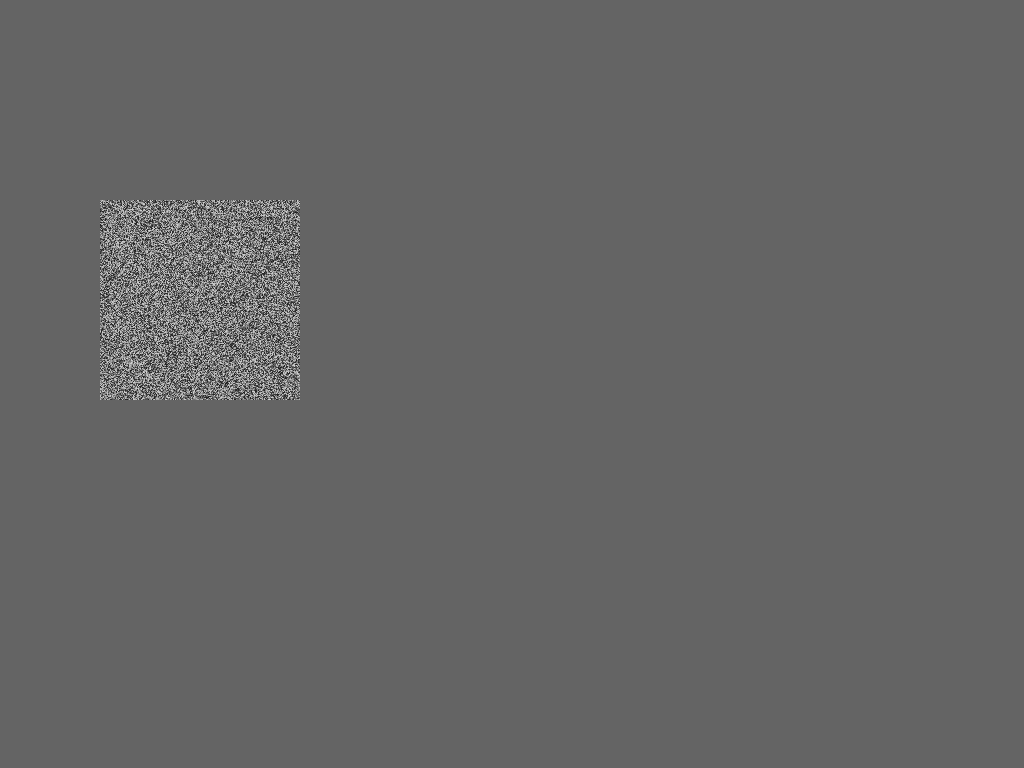
Frame 1 (no input)
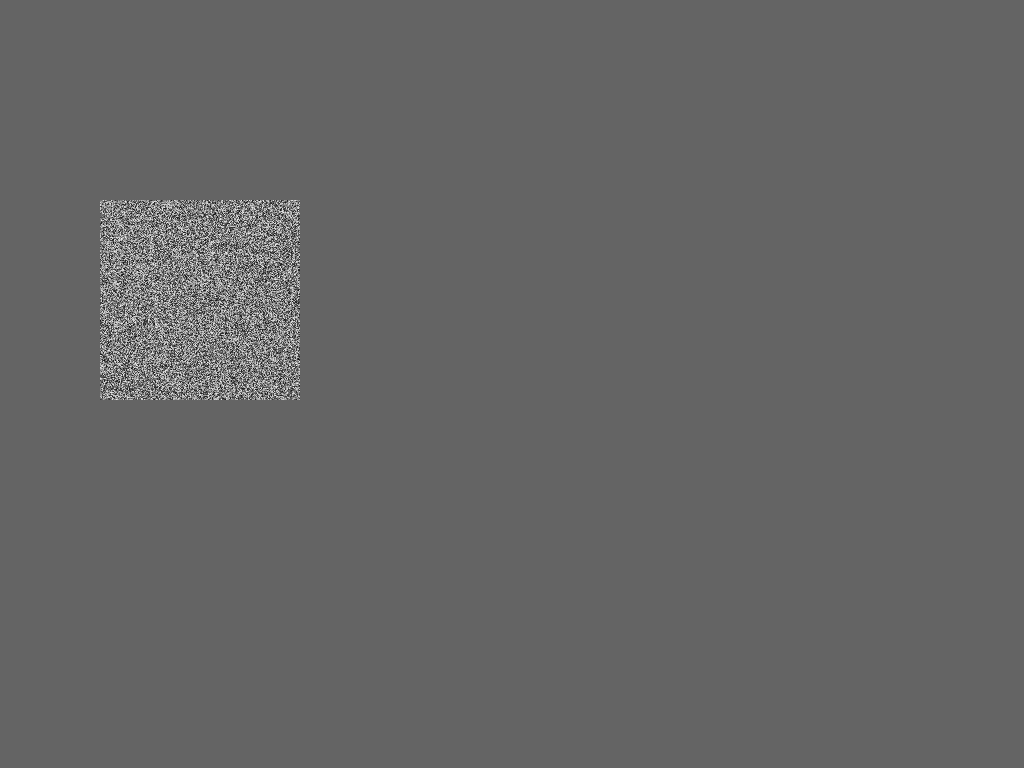
Frame 60 (the mouse pressed at the canvas centre just before this capture)
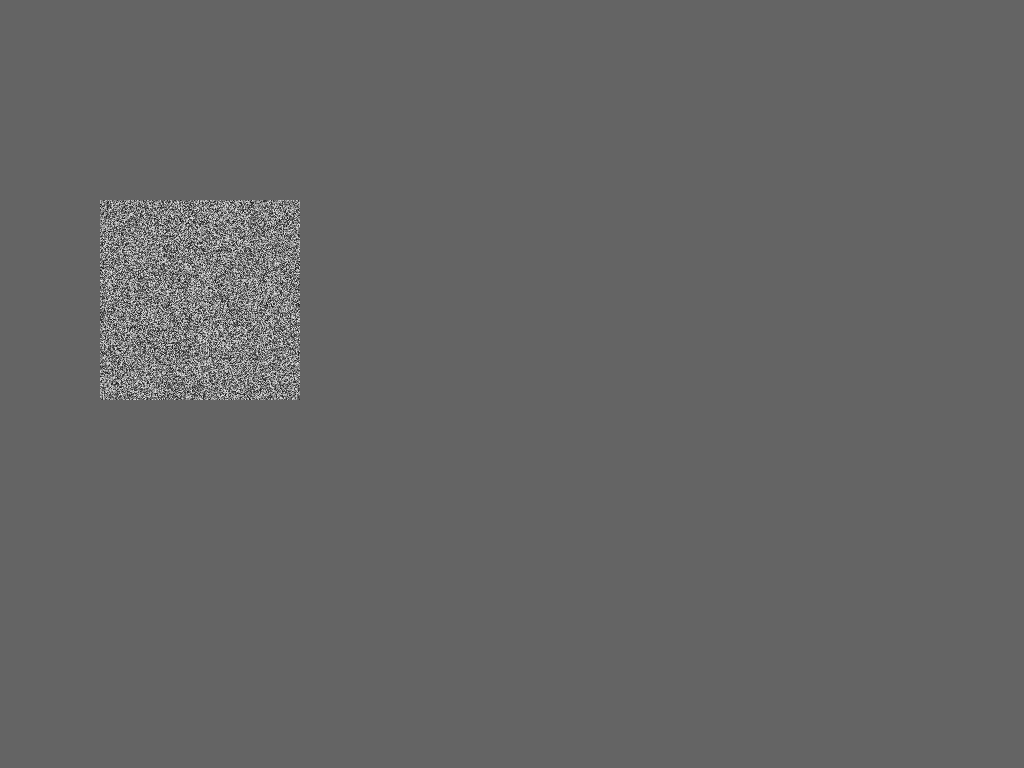
Frame 120 (the mouse held since frame 60 and released just before this capture)

The Processing sketch that drew these frames (run headless with seeded random() and noise(); from frame 60 on, the mouse is pressed at the canvas centre):

// Processing sketch: noiseRectangles
// ── noiseRectangles.pde


void setup(){
  size(1024,768); //set size
  background(100);  //set background
  
  
}

void draw() {
  noiseRectangle(100,200, 200,200); // call noise rectangle function to create noisy rectangle
//  noiseRectangle(300,500, 800, 200);
//  noiseRectangle(9,10, 100, 100);
}

void noiseRectangle (int xPos, int yPos, int rectWidth, int rectHeight){
  for(int x= 0; x<rectWidth; x++){
    for(int y=0; y< rectHeight; y++){
    stroke(random(0,255));
    point(xPos+x, yPos+y); //draw a point of random color at specified point in rectangle
    
    }
  }
  
}
